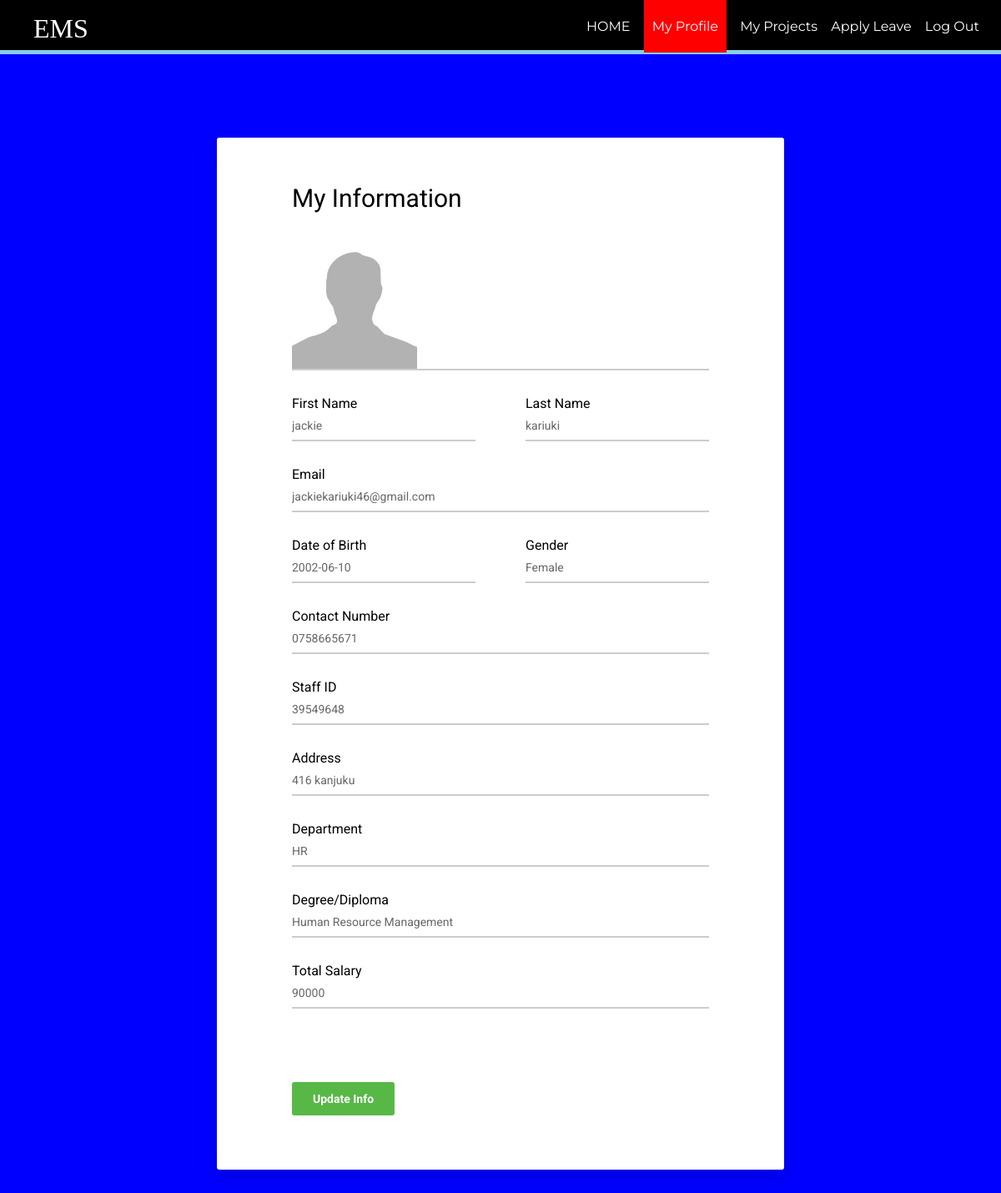
The app's page /employee/myprofile.php?id=116 with its own data.
### tables this page shows
CREATE TABLE `employee` (
  `id` int(11) NOT NULL,
  `firstName` varchar(100) NOT NULL,
  `lastName` varchar(100) NOT NULL,
  `email` varchar(100) NOT NULL,
  `password` text NOT NULL,
  `birthday` date NOT NULL,
  `gender` varchar(10) NOT NULL,
  `contact` varchar(20) NOT NULL,
  `nid` int(20) NOT NULL,
  `address` varchar(100) DEFAULT NULL,
  `dept` varchar(100) NOT NULL,
  `degree` varchar(100) NOT NULL,
  `pic` text NOT NULL
);

CREATE TABLE `salary` (
  `id` int(11) NOT NULL,
  `base` int(11) NOT NULL,
  `bonus` int(11) DEFAULT NULL,
  `total` int(11) DEFAULT NULL
);

### employee/myprofile.php (the view, shortened to what this page needs)
<?php
require_once ('process/dbh.php');
  $id = (isset($_GET['id']) ? $_GET['id'] : '');
  $sql = "SELECT * from `employee` WHERE id=$id";
  $sql2 = "SELECT total from `salary` WHERE id = $id";
  $result = mysqli_query($conn, $sql);
  $result2 = mysqli_query($conn , $sql2);
  $salary = mysqli_fetch_array($result2);
  $empS = ($salary['total']);
  if($result){
  while($res = mysqli_fetch_assoc($result)){
  $firstname = $res['firstName'];
  $lastname = $res['lastName'];
  $email = $res['email'];
  $contact = $res['contact'];
  $address = $res['address'];
  $gender = $res['gender'];
  $birthday = $res['birthday'];
  $nid = $res['nid'];
  $dept = $res['dept'];
  $degree = $res['degree'];
  $pic = $res['pic'];
}
}
?>
<html>
<head>
    <link href="vendor/mdi-font/css/material-design-iconic-font.min.css" rel="stylesheet" media="all">
    <link href="vendor/font-awesome-4.7/css/font-awesome.min.css" rel="stylesheet" media="all">
    <link href="vendor/select2/select2.min.css" rel="stylesheet" media="all">
    <link href="vendor/datepicker/daterangepicker.css" rel="stylesheet" media="all">
    <link href="css/main.css" rel="stylesheet" media="all">
</head>
<body>
  <header>
    <nav>
      <h1>EMS</h1>
      <ul id="navli">
        <li><a class="homeblack" href="eloginwel.php?id=<?php echo $id?>"">HOME</a></li>
        <li><a class="homered" href="myprofile.php?id=<?php echo $id?>"">My Profile</a></li>
        <li><a class="homeblack" href="empproject.php?id=<?php echo $id?>"">My Projects</a></li>
        <li><a class="homeblack" href="applyleave.php?id=<?php echo $id?>"">Apply Leave</a></li>
        <li><a class="homeblack" href="elogin.html">Log Out</a></li>
      </ul>
    </nav>
  </header>
  <div class="divider"></div>
  <div class="page-wrapper bg-blue p-t-100 p-b-100 font-robo">
        <div class="wrapper wrapper--w680">
            <div class="card card-1">
                <div class="card-body">
                    <h2 class="title">My Information</h2>
                    <form method="POST" action="myprofileup.php?id=<?php echo $id?>" >
                        <div class="input-group">
                          <img src="process/<?php echo $pic;?>" height = 150px width = 150px>
                        </div>
                        <div class="row row-space">
                            <div class="col-2">
                                <div class="input-group">
                                  <p>First Name</p>
                                     <input class="input--style-1" type="text" name="firstName" value="<?php echo $firstname;?>" readonly >
                                </div>
                            </div>
                            <div class="col-2">
                                <div class="input-group">
                                  <p>Last Name</p>
                                    <input class="input--style-1" type="text" name="lastName" value="<?php echo $lastname;?>" readonly>
                                </div>
                            </div>
                        </div>
                        <div class="input-group">
                          <p>Email</p>
                            <input class="input--style-1" type="email"  name="email" value="<?php echo $email;?>" readonly>
                        </div>
                        <div class="row row-space">
                            <div class="col-2">
                                <div class="input-group">
                                  <p>Date of Birth</p>
                                    <input class="input--style-1" type="text" name="birthday" value="<?php echo $birthday;?>" readonly>
                                </div>
                            </div>
                            <div class="col-2">
                                <div class="input-group">
                                  <p>Gender</p>
                                  <input class="input--style-1" type="text" name="gender" value="<?php echo $gender;?>" readonly>
                                </div>
                            </div>
                        </div>
                        <div class="input-group">
                          <p>Contact Number</p>
                            <input class="input--style-1" type="number" name="contact" value="<?php echo $contact;?>" readonly>
                        </div>
                        <div class="input-group">
                          <p>Staff ID</p>
                            <input class="input--style-1" type="number" name="nid" value="<?php echo $nid;?>" readonly>
                        </div>
                         <div class="input-group">
                          <p>Address</p>
                            <input class="input--style-1" type="text"  name="address" value="<?php echo $address;?>" readonly>
                        </div>
                        <div class="input-group">
                          <p>Department</p>
                            <input class="input--style-1" type="text" name="dept" value="<?php echo $dept;?>" readonly>
                        </div>
                        <div class="input-group">
                          <p>Degree/Diploma</p>
                            <input class="input--style-1" type="text" name="degree" value="<?php echo $degree;?>" readonly>
                        </div>
                        <div class="input-group">
                          <p>Total Salary</p>
                            <input class="input--style-1" type="text" name="degree" value="<?php echo $empS;?>" readonly>
                        </div>
                        <input type="hidden" name="id" id="textField" value="<?php echo $id;?>" required="required"><br><br>
                        <div class="p-t-20">
                            <button class="btn btn--radius btn--green"  name="send" >Update Info</button>
                        </div>
                    </form>
                </div>
            </div>
        </div>
    </div>
</body>
</html>

### employee/css/main.css (style rules this page uses)
body { margin: 0px; }
header { background: black; color: white; padding: 16px 20px 6px 40px; height: 60px; }
header h1 { display: inline; font-family: 'Times New Roman'; font-weight: 400; font-size: 32px; float: left; margin-top: 0px; margin-right: 10px; }
nav ul { display: inline; padding: 6px; float: right; }
nav ul li { display: inline-block; list-style-type: none; color: white; float: none; margin-left: 12px; }
nav ul li a { color: white; text-decoration: none; }
#navli { font-family: 'Montserrat', sans-serif; }
.homered { background-color: red; padding: 30px 10px 22px 10px; }
.divider { background-color: skyblue; height: 5px; }
.font-robo { font-family: "Roboto", "Arial", "Helvetica Neue", sans-serif; }
.row { display: -webkit-box; display: -webkit-flex; display: -moz-box; display: -ms-flexbox; display: flex; -webkit-flex-wrap: wrap; -ms-flex-wrap: wrap; flex-wrap: wrap; }
.row-space { -webkit-box-pack: justify; -webkit-justify-content: space-between; -moz-box-pack: justify; -ms-flex-pack: justify; justify-content: space-between; }
.col-2 { width: -webkit-calc((100% - 60px) / 2); width: -moz-calc((100% - 60px) / 2); width: calc((100% - 60px) / 2); }
html { -webkit-box-sizing: border-box; -moz-box-sizing: border-box; box-sizing: border-box; }
* { padding: 0; margin: 0; }
*, *:before, *:after { -webkit-box-sizing: inherit; -moz-box-sizing: inherit; box-sizing: inherit; }
h2, h3, h4, h5, h6, blockquote, p, pre, dl, dd, ol, ul, figure, hr, fieldset, legend { margin: 0; padding: 0; }
button { outline: none; background: none; border: none; }
.page-wrapper { min-height: 100vh; }
h1, h2, h3, h4, h5, h6 { font-weight: 400; }
h1 { font-size: 36px; }
h2 { font-size: 30px; }
.bg-blue { background: blue; }
.p-t-100 { padding-top: 100px; }
.p-t-20 { padding-top: 20px; }
.p-b-100 { padding-bottom: 100px; }
.wrapper { margin: 0 auto; }
.wrapper--w680 { max-width: 680px; }
.btn { line-height: 40px; display: inline-block; padding: 0 25px; cursor: pointer; font-family: "Roboto", "Arial", "Helvetica Neue", sans-serif; color: #fff; -webkit-transition: all 0.4s ease; -o-transition: all 0.4s ease; -moz-transition: all 0.4s ease; transition: all 0.4s ease; font-size: 14px; font-weight: 700; }
.btn--radius { -webkit-border-radius: 3px; -moz-border-radius: 3px; border-radius: 3px; }
.btn--green { background: #57b846; }
input { outline: none; margin: 0; border: none; -webkit-box-shadow: none; -moz-box-shadow: none; box-shadow: none; width: 100%; font-size: 14px; font-family: inherit; }
.input-group { position: relative; margin-bottom: 30px; border-bottom: 2px solid #ccc; }
.input--style-1 { padding: 9px 0; color: #666; }
.title { margin-bottom: 37px; }
.card { overflow: hidden; -webkit-border-radius: 3px; -moz-border-radius: 3px; border-radius: 3px; background: #fff; }
.card-1 { -webkit-box-shadow: 0px 8px 20px 0px rgba(0, 0, 0, 0.15); -moz-box-shadow: 0px 8px 20px 0px rgba(0, 0, 0, 0.15); box-shadow: 0px 8px 20px 0px rgba(0, 0, 0, 0.15); }
.card-1 .card-body { padding: 0 90px; padding-top: 55px; padding-bottom: 65px; }

### records on screen
employee: pic (picture), firstName "jackie", lastName "kariuki", email "jackiekariuki46@gmail.com", birthday "2002-06-10", gender "Female", contact "0758665671", nid "39549648", address "416 kanjuku", dept "HR", degree "Human Resource Management"
salary: degree "90000"
